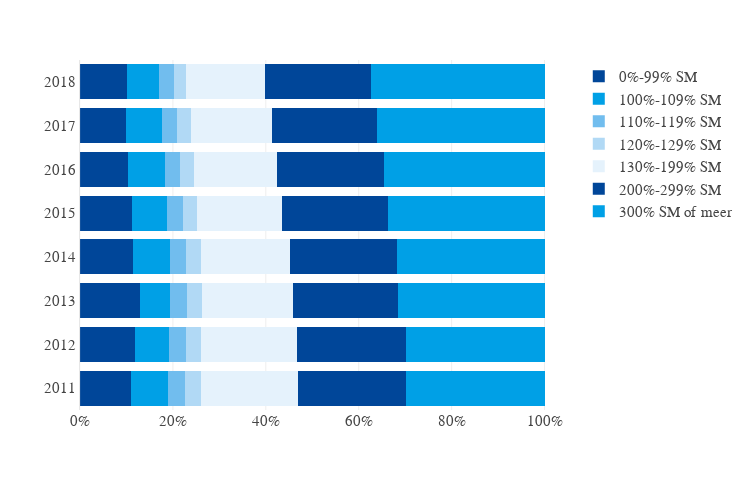

Notebook cell for this chart:
### Code cell
fig = Bar.stacked_multiple(arm_long, y='jaar', x='value', color='inkomen', orientation='h')
fig.update_xaxes(dict(tickformat=".0%"))

### Figure 1 — Plotly figure (JSON) as saved in the notebook; plotly's stock layout.template omitted (floating-point values rounded to 4 significant figures)
{"data": [{"alignmentgroup": "True", "hovertemplate": "inkomen=0%-99% SM<br>value=%{x}<br>jaar=%{y}<extra></extra>", "legendgroup": "0%-99% SM", "marker": {"color": "#004699", "pattern": {"shape": ""}}, "name": "0%-99% SM", "offsetgroup": "0%-99% SM", "orientation": "h", "showlegend": true, "textposition": "auto", "type": "bar", "x": [0.1099, 0.1181, 0.1295, 0.1144, 0.1127, 0.1031, 0.09995, 0.1012], "xaxis": "x", "y": [2011, 2012, 2013, 2014, 2015, 2016, 2017, 2018], "yaxis": "y"}, {"alignmentgroup": "True", "hovertemplate": "inkomen=100%-109% SM<br>value=%{x}<br>jaar=%{y}<extra></extra>", "legendgroup": "100%-109% SM", "marker": {"color": "#00a0e6", "pattern": {"shape": ""}}, "name": "100%-109% SM", "offsetgroup": "100%-109% SM", "orientation": "h", "showlegend": true, "textposition": "auto", "type": "bar", "x": [0.07914, 0.07421, 0.06383, 0.07889, 0.07514, 0.07896, 0.07648, 0.06939], "xaxis": "x", "y": [2011, 2012, 2013, 2014, 2015, 2016, 2017, 2018], "yaxis": "y"}, {"alignmentgroup": "True", "hovertemplate": "inkomen=110%-119% SM<br>value=%{x}<br>jaar=%{y}<extra></extra>", "legendgroup": "110%-119% SM", "marker": {"color": "#71BDEE", "pattern": {"shape": ""}}, "name": "110%-119% SM", "offsetgroup": "110%-119% SM", "orientation": "h", "showlegend": true, "textposition": "auto", "type": "bar", "x": [0.03723, 0.03618, 0.03723, 0.0355, 0.03378, 0.03391, 0.03294, 0.03094], "xaxis": "x", "y": [2011, 2012, 2013, 2014, 2015, 2016, 2017, 2018], "yaxis": "y"}, {"alignmentgroup": "True", "hovertemplate": "inkomen=120%-129% SM<br>value=%{x}<br>jaar=%{y}<extra></extra>", "legendgroup": "120%-129% SM", "marker": {"color": "#B1D9F5", "pattern": {"shape": ""}}, "name": "120%-129% SM", "offsetgroup": "120%-129% SM", "orientation": "h", "showlegend": true, "textposition": "auto", "type": "bar", "x": [0.03333, 0.03268, 0.03248, 0.03168, 0.03019, 0.02984, 0.02926, 0.0276], "xaxis": "x", "y": [2011, 2012, 2013, 2014, 2015, 2016, 2017, 2018], "yaxis": "y"}, {"alignmentgroup": "True", "hovertemplate": "inkomen=130%-199% SM<br>value=%{x}<br>jaar=%{y}<extra></extra>", "legendgroup": "130%-199% SM", "marker": {"color": "#E5F2FC", "pattern": {"shape": ""}}, "name": "130%-199% SM", "offsetgroup": "130%-199% SM", "orientation": "h", "showlegend": true, "textposition": "auto", "type": "bar", "x": [0.2095, 0.2066, 0.1952, 0.1914, 0.1836, 0.179, 0.1739, 0.1698], "xaxis": "x", "y": [2011, 2012, 2013, 2014, 2015, 2016, 2017, 2018], "yaxis": "y"}, {"alignmentgroup": "True", "hovertemplate": "inkomen=200%-299% SM<br>value=%{x}<br>jaar=%{y}<extra></extra>", "legendgroup": "200%-299% SM", "marker": {"color": "#004699", "pattern": {"shape": ""}}, "name": "200%-299% SM", "offsetgroup": "200%-299% SM", "orientation": "h", "showlegend": true, "textposition": "auto", "type": "bar", "x": [0.2328, 0.2334, 0.226, 0.2301, 0.2282, 0.2287, 0.2266, 0.2272], "xaxis": "x", "y": [2011, 2012, 2013, 2014, 2015, 2016, 2017, 2018], "yaxis": "y"}, {"alignmentgroup": "True", "hovertemplate": "inkomen=300% SM of meer<br>value=%{x}<br>jaar=%{y}<extra></extra>", "legendgroup": "300% SM of meer", "marker": {"color": "#00a0e6", "pattern": {"shape": ""}}, "name": "300% SM of meer", "offsetgroup": "300% SM of meer", "orientation": "h", "showlegend": true, "textposition": "auto", "type": "bar", "x": [0.2981, 0.2989, 0.3158, 0.318, 0.3364, 0.3465, 0.3608, 0.3738], "xaxis": "x", "y": [2011, 2012, 2013, 2014, 2015, 2016, 2017, 2018], "yaxis": "y"}], "layout": {"barmode": "stack", "height": 490, "legend": {"title": {"text": ""}, "tracegroupgap": 0}, "margin": {"t": 60}, "width": 750, "xaxis": {"anchor": "y", "domain": [0, 1], "tickformat": ".0%", "title": {"text": ""}}, "yaxis": {"anchor": "x", "domain": [0, 1], "title": {"text": ""}}}}
